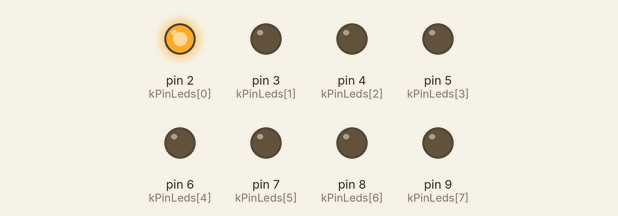
Simulated run of this sketch. Board: Arduino Uno, built with avr-gcc and run on an emulated ATmega328P. Parts: output pins drawn as LEDs (lit = HIGH).

Above: at 0.05 s.
At 0.55 s:
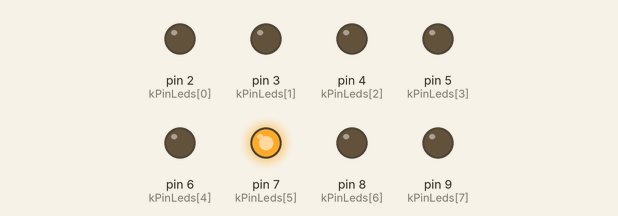
At 1.05 s:
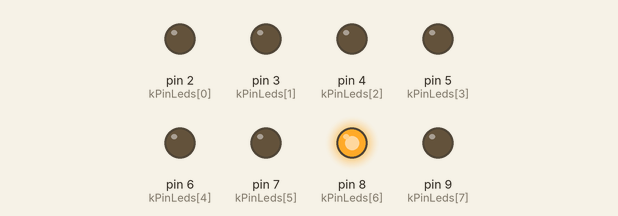
At 2.05 s:
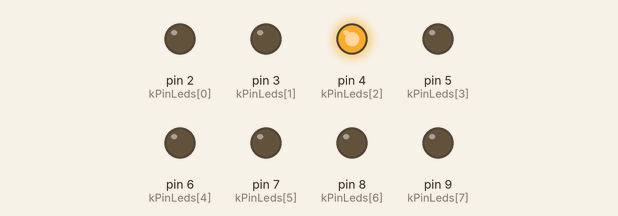
At 3.15 s:
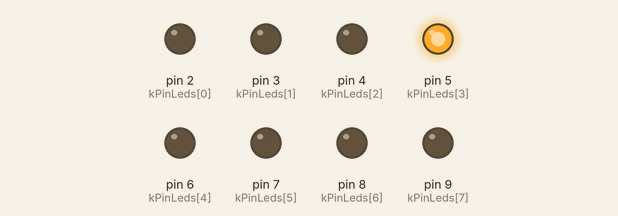
At 4.05 s:
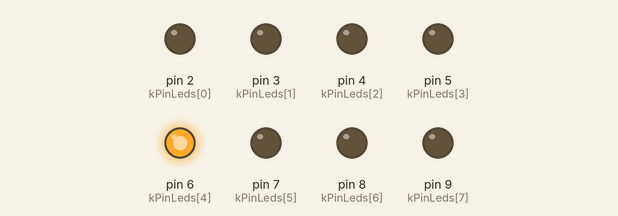
Timing chart, 0 to 4.3 s (numbered marks = the images above):
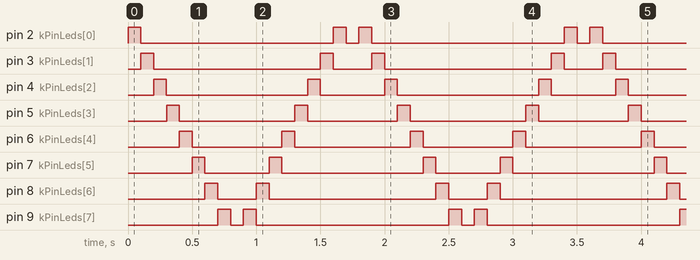

Measured:
- by itself, pin 2 (kPinLeds[0]): repeats every 1.8 s: LOW 1.5 s, HIGH 0.10 s, LOW 0.10 s, HIGH 0.10 s
- by itself, pin 3 (kPinLeds[1]): repeats every 1.8 s: LOW 1.3 s, HIGH 0.10 s, LOW 0.30 s, HIGH 0.10 s
- by itself, pin 4 (kPinLeds[2]): repeats every 1.8 s: LOW 1.1 s, HIGH 0.10 s, LOW 0.50 s, HIGH 0.10 s
- by itself, pin 5 (kPinLeds[3]): repeats every 1.8 s: LOW 0.90 s, HIGH 0.10 s, LOW 0.70 s, HIGH 0.10 s
- by itself, pin 6 (kPinLeds[4]): repeats every 1.8 s: LOW 0.70 s, HIGH 0.10 s, LOW 0.90 s, HIGH 0.10 s
- by itself, pin 7 (kPinLeds[5]): repeats every 1.8 s: LOW 0.50 s, HIGH 0.10 s, LOW 1.1 s, HIGH 0.10 s
- by itself, pin 8 (kPinLeds[6]): repeats every 1.8 s: LOW 0.30 s, HIGH 0.10 s, LOW 1.3 s, HIGH 0.10 s
- by itself, pin 9 (kPinLeds[7]): repeats every 1.8 s: LOW 0.10 s, HIGH 0.10 s, LOW 1.5 s, HIGH 0.10 s

The sketch:

2_3_sketch.ino
```cpp
const int kNumLed = 8;
const int kPinLeds[kNumLed] = {2,3,4,5,6,7,8,9};

void setup()
{
  for (int i=0; i < kNumLed; i++) {
  	pinMode(kPinLeds[i], OUTPUT);
  }
}

void loop()
{
  int i = 0;
  bool forward = true;
  while(1) {
    if (forward) {
      if (i == kNumLed-1) {
      	forward = !forward;
      }
      digitalWrite(kPinLeds[i], HIGH);
      delay(100);
      digitalWrite(kPinLeds[i], LOW);
      i++;
    }
    else {
      if (i == 0) {
      	forward = !forward;
      }
      digitalWrite(kPinLeds[i], HIGH);
      delay(100);
      digitalWrite(kPinLeds[i], LOW);
      i--;
    }
  }

}
```
